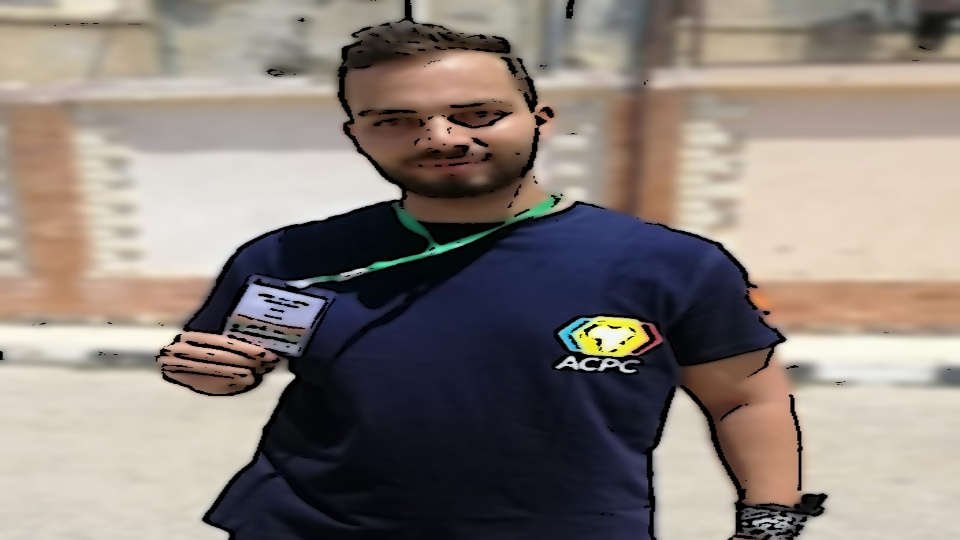
#> input picture Cartoon_Image.jpg, 960 x 540 px
$ python -i maain.py   (imports and definitions only)
#> lines starting #> are read from the running program, lines starting #| are printed output that depends on the picture; after the words box and inside, x2 and y2 are one past the last pixel; in counts of white or black regions, pixels touching at a corner belong together
import tkinter
import cv2
import easygui
import matplotlib.pyplot as plt
import os
from tkinter import *


def upload():
    image_path = easygui.fileopenbox()
    make_cartoon(image_path)


def make_cartoon(image_path):
#> called with image_path = 'Cartoon_Image.jpg'
    original_image = cv2.imread(image_path)
#> original_image is the input picture: shape (540, 960, 3); mean B, G, R 121.7, 128.1, 137.6
    original_image = cv2.cvtColor(original_image, cv2.COLOR_BGR2RGB)
    if original_image is None:
        print("Can not find any image. Choose appropriate file")
        sys.exit()
    re_sized1 = cv2.resize(original_image, (960, 540))
    gray_scale_image = cv2.cvtColor(original_image, cv2.COLOR_BGR2GRAY)
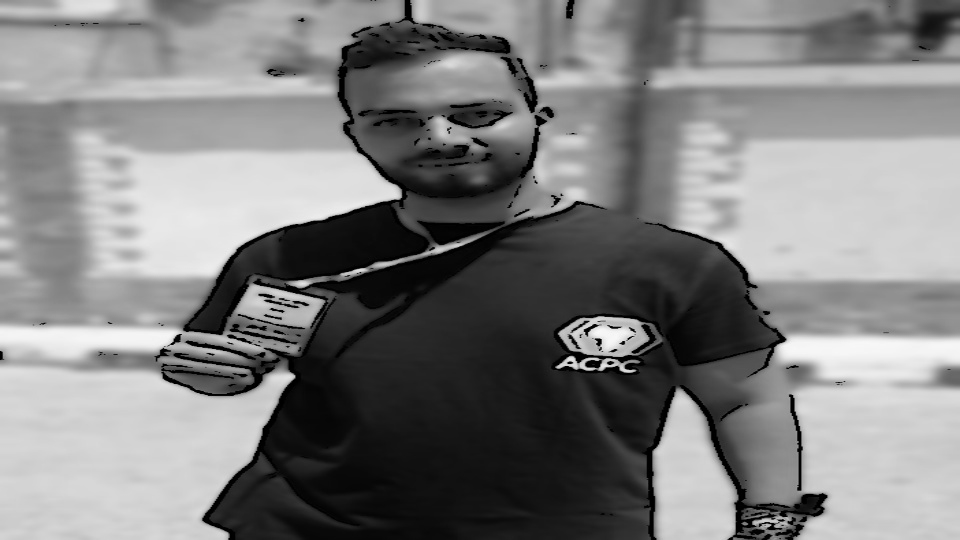
#> gray_scale_image: shape (540, 960); min 0, max 249, mean 127.3
    re_sized2 = cv2.resize(gray_scale_image, (960, 540))
    smooth_gray_scale = cv2.medianBlur(gray_scale_image, 5)
    re_sized3 = cv2.resize(smooth_gray_scale, (960, 540))
    get_edge = cv2.adaptiveThreshold(smooth_gray_scale, 255,
                                     cv2.ADAPTIVE_THRESH_MEAN_C,
                                     cv2.THRESH_BINARY, 9, 9)
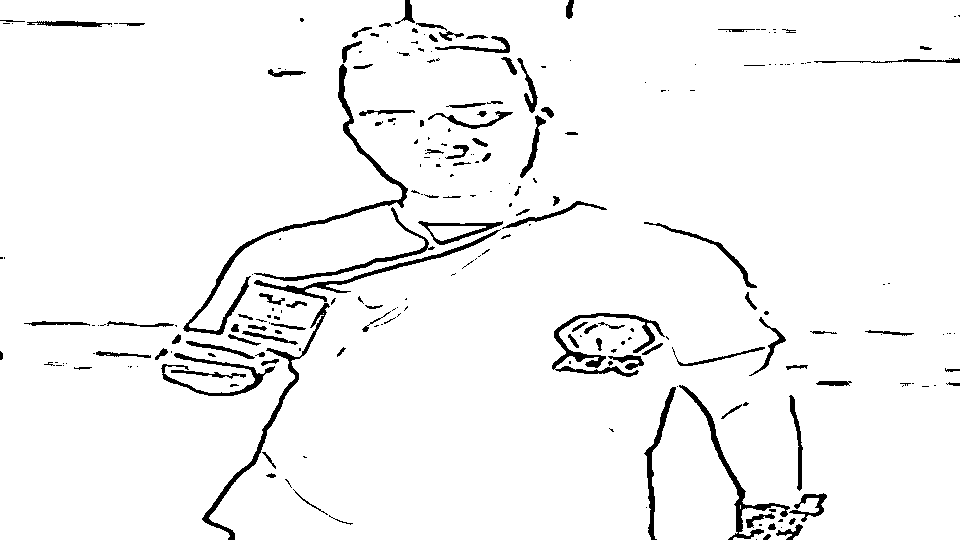
#> get_edge: shape (540, 960); 95.8% white; 248 black regions (138 under 20 px), largest, box (x1, y1, x2, y2) and area: (183, 64, 408, 335) 2368, (202, 303, 330, 540) 1482, (552, 313, 665, 377) 1425
    re_sized4 = cv2.resize(get_edge, (960, 540))
    color_image = cv2.bilateralFilter(original_image, 9, 300, 300)
    re_sized5 = cv2.resize(color_image, (960, 540))
    cartoon_image = cv2.bitwise_and(color_image, color_image, mask=get_edge)
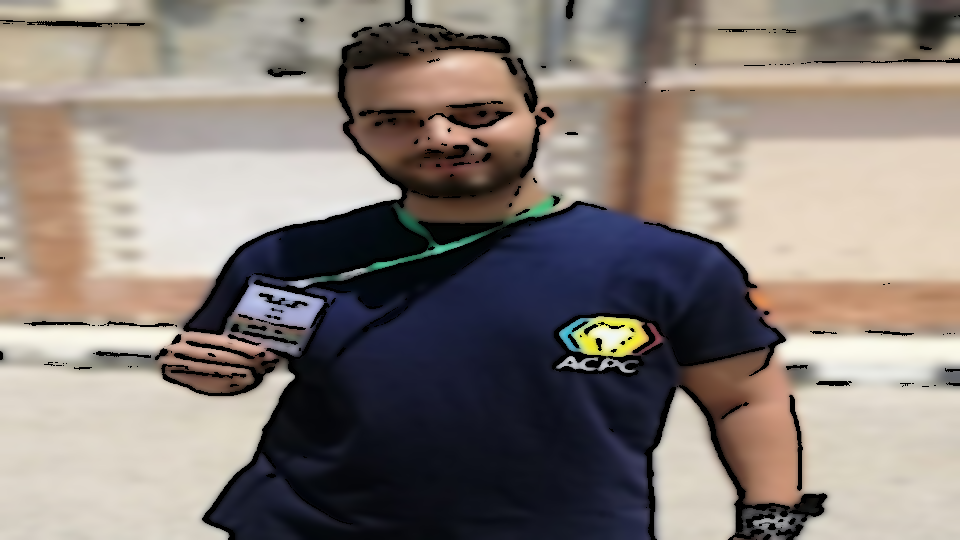
#> cartoon_image: shape (540, 960, 3); mean R, G, B 135.7, 126.3, 120
    re_sized6 = cv2.resize(cartoon_image, (960, 540))
    images = [re_sized1, re_sized2, re_sized3, re_sized4, re_sized5, re_sized6]
    fig, axes = plt.subplots(3, 2, figsize=(8, 8), subplot_kw={'xticks': [], 'yticks': []},
                             gridspec_kw=dict(hspace=0.1, wspace=0.1))
    for i, ax in enumerate(axes.flat):
        ax.imshow(images[i], cmap='gray')
#> (the run stopped early here; a loop or call above may not have finished)
